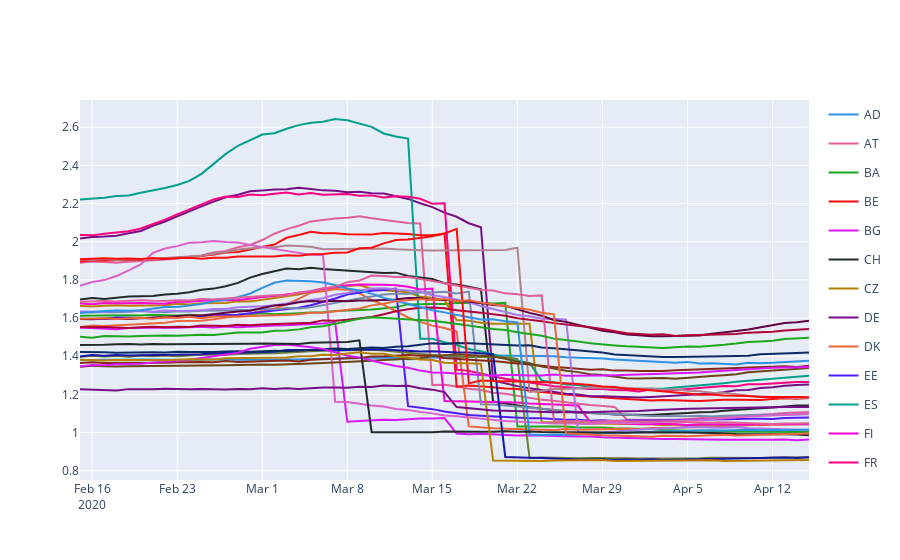

This figure's notebook cell:
### Code cell
plotly.offline.iplot(plot_traces(np.exp(trace['DailyBeta'])))
